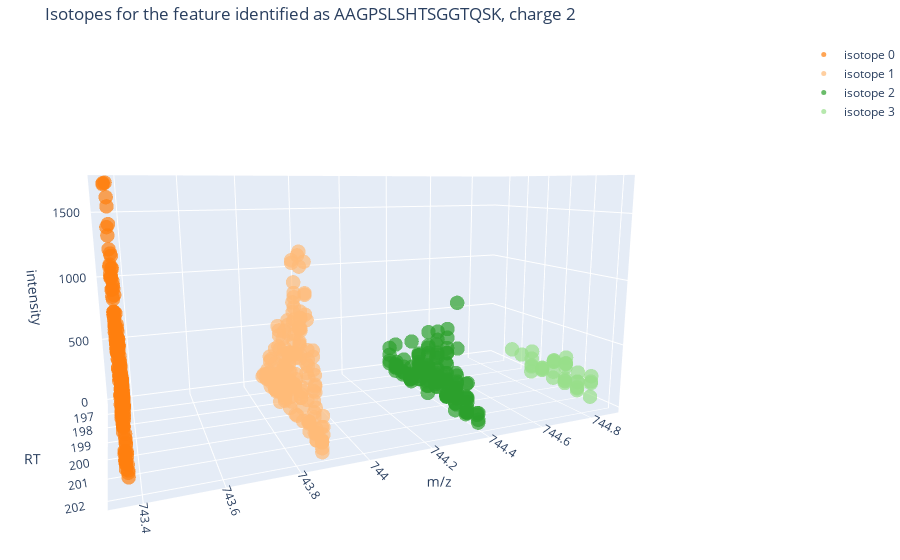

The notebook cell this image was saved under:
### Code cell
import chart_studio.plotly as py
import plotly.graph_objs as go

traces = []

for isotope_idx in range(0,len(isotope_raw_points_l)):
#     df = isotopes_df[(isotopes_df.isotope_idx == isotope_idx) & (isotopes_df.retention_time_secs >= selected_sequence_rt_apex-1.0) & (isotopes_df.retention_time_secs <= selected_sequence_rt_apex+1.0)]
    df = isotopes_df[(isotopes_df.isotope_idx == isotope_idx)]
    if len(df) > 0:
        trace = go.Scatter3d(
            x = df.mz,
            y = df.retention_time_secs,
            z = df.intensity,
            mode = 'markers',
            marker = dict(
                size = 5,
                color = "rgb{}".format(tableau20_py[isotope_idx+2]),
                opacity = 0.7
            ),
            text = df.hover,
            hoverinfo = 'text',
            name = "isotope {}".format(isotope_idx)
        )
        traces.append((trace))

data = traces
layout = go.Layout(
    autosize=True,
    height=1000,
    title="Isotopes for the feature identified as {}, charge {}".format(selected_sequence, selected_sequence_charge),
    margin=dict(
        l=0,
        r=0,
        b=0,
        t=40
    ),
    scene = dict(
        xaxis = dict(
            title='m/z', autorange='reversed'),
        yaxis = dict(
            title='RT'),
        zaxis = dict(
            title='intensity'),
        aspectmode = "manual",
        aspectratio = dict( x = 10, y = 5, z = 5)
    )
)
fig = go.Figure(data=data, layout=layout)
fig.show()

### Figure 1 — Plotly figure (JSON) as saved in the notebook; plotly's stock layout.template omitted (floating-point values rounded to 4 significant figures; data arrays with more than 128 entries replaced by an {"elided": "..."} marker saying what was removed)
{"data": [{"hoverinfo": "text", "marker": {"color": "rgb(255, 127, 14)", "opacity": 0.7, "size": 5}, "mode": "markers", "name": "isotope 0", "text": {"elided": "198 str values"}, "type": "scatter3d", "x": {"elided": "198 float values"}, "y": {"elided": "198 float values"}, "z": {"elided": "198 int values"}}, {"hoverinfo": "text", "marker": {"color": "rgb(255, 187, 120)", "opacity": 0.7, "size": 5}, "mode": "markers", "name": "isotope 1", "text": {"elided": "173 str values"}, "type": "scatter3d", "x": {"elided": "173 float values"}, "y": {"elided": "173 float values"}, "z": {"elided": "173 int values"}}, {"hoverinfo": "text", "marker": {"color": "rgb(44, 160, 44)", "opacity": 0.7, "size": 5}, "mode": "markers", "name": "isotope 2", "text": {"elided": "136 str values"}, "type": "scatter3d", "x": {"elided": "136 float values"}, "y": {"elided": "136 float values"}, "z": {"elided": "136 int values"}}, {"hoverinfo": "text", "marker": {"color": "rgb(152, 223, 138)", "opacity": 0.7, "size": 5}, "mode": "markers", "name": "isotope 3", "text": ["744.87 m/z, 563 scan, RT 201.1 secs", "744.87 m/z, 565 scan, RT 201.7 secs", "744.87 m/z, 566 scan, RT 201.7 secs", "744.87 m/z, 567 scan, RT 201.1 secs", "744.87 m/z, 569 scan, RT 201.1 secs", "744.87 m/z, 570 scan, RT 201.1 secs", "744.87 m/z, 571 scan, RT 201.1 secs", "744.87 m/z, 572 scan, RT 201.7 secs", "744.87 m/z, 573 scan, RT 201.1 secs", "744.87 m/z, 576 scan, RT 201.7 secs", "744.87 m/z, 566 scan, RT 198.0 secs", "744.87 m/z, 570 scan, RT 198.5 secs", "744.87 m/z, 558 scan, RT 200.1 secs", "744.87 m/z, 562 scan, RT 199.0 secs", "744.87 m/z, 563 scan, RT 200.6 secs", "744.87 m/z, 564 scan, RT 200.1 secs", "744.87 m/z, 565 scan, RT 199.0 secs", "744.87 m/z, 565 scan, RT 199.5 secs", "744.87 m/z, 566 scan, RT 200.1 secs", "744.87 m/z, 566 scan, RT 200.6 secs", "744.87 m/z, 568 scan, RT 200.6 secs", "744.87 m/z, 569 scan, RT 200.6 secs", "744.87 m/z, 571 scan, RT 199.0 secs", "744.87 m/z, 571 scan, RT 199.5 secs", "744.87 m/z, 571 scan, RT 200.6 secs", "744.87 m/z, 572 scan, RT 199.0 secs", "744.87 m/z, 572 scan, RT 200.1 secs", "744.87 m/z, 572 scan, RT 200.6 secs", "744.87 m/z, 573 scan, RT 199.0 secs", "744.87 m/z, 573 scan, RT 199.5 secs", "744.87 m/z, 573 scan, RT 200.1 secs", "744.87 m/z, 574 scan, RT 200.6 secs", "744.87 m/z, 578 scan, RT 200.6 secs", "744.87 m/z, 579 scan, RT 199.5 secs", "744.87 m/z, 580 scan, RT 200.1 secs", "744.87 m/z, 584 scan, RT 200.6 secs"], "type": "scatter3d", "x": [744.9, 744.9, 744.9, 744.9, 744.9, 744.9, 744.9, 744.9, 744.9, 744.9, 744.9, 744.9, 744.9, 744.9, 744.9, 744.9, 744.9, 744.9, 744.9, 744.9, 744.9, 744.9, 744.9, 744.9, 744.9, 744.9, 744.9, 744.9, 744.9, 744.9, 744.9, 744.9, 744.9, 744.9, 744.9, 744.9], "y": [201.1, 201.7, 201.7, 201.1, 201.1, 201.1, 201.1, 201.7, 201.1, 201.7, 198.0, 198.5, 200.1, 199.0, 200.6, 200.1, 199.0, 199.5, 200.1, 200.6, 200.6, 200.6, 199.0, 199.5, 200.6, 199.0, 200.1, 200.6, 199.0, 199.5, 200.1, 200.6, 200.6, 199.5, 200.1, 200.6], "z": [191, 33, 205, 114, 109, 39, 65, 147, 56, 160, 156, 144, 110, 71, 70, 209, 84, 88, 200, 229, 221, 224, 146, 82, 54, 213, 56, 193, 24, 99, 199, 278, 96, 103, 213, 76]}], "layout": {"autosize": true, "margin": {"b": 0, "l": 0, "r": 0, "t": 40}, "scene": {"aspectmode": "manual", "aspectratio": {"x": 10, "y": 5, "z": 5}, "camera": {"center": {"x": -0.8023, "y": 0.0948, "z": -0.1359}, "eye": {"x": 4.616, "y": 12.21, "z": 2.371}, "projection": {"type": "perspective"}, "up": {"x": -0.03609, "y": 0.01322, "z": 0.9993}}, "xaxis": {"autorange": "reversed", "title": {"text": "m/z"}, "type": "linear"}, "yaxis": {"title": {"text": "RT"}, "type": "linear"}, "zaxis": {"title": {"text": "intensity"}, "type": "linear"}}, "title": {"text": "Isotopes for the feature identified as AAGPSLSHTSGGTQSK, charge 2"}}}
